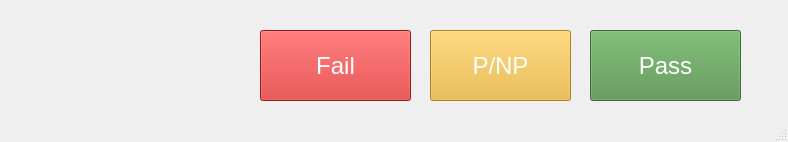
<?xml version="1.0" encoding="UTF-8"?>
<ui version="4.0">
 <class>MainWindow</class>
 <widget class="QMainWindow" name="MainWindow">
  <property name="geometry">
   <rect>
    <x>0</x>
    <y>0</y>
    <width>788</width>
    <height>142</height>
   </rect>
  </property>
  <property name="windowTitle">
   <string>P/NP</string>
  </property>
  <widget class="QWidget" name="centralwidget">
   <widget class="QPushButton" name="failButton">
    <property name="geometry">
     <rect>
      <x>260</x>
      <y>30</y>
      <width>151</width>
      <height>71</height>
     </rect>
    </property>
    <property name="font">
     <font>
      <pointsize>18</pointsize>
     </font>
    </property>
    <property name="cursor">
     <cursorShape>PointingHandCursor</cursorShape>
    </property>
    <property name="autoFillBackground">
     <bool>false</bool>
    </property>
    <property name="styleSheet">
     <string notr="true">* { background-color: rgb(211, 38, 38) }
* { color: rgb(255,255, 255) }
</string>
    </property>
    <property name="text">
     <string>Fail</string>
    </property>
   </widget>
   <widget class="QPushButton" name="passButton">
    <property name="geometry">
     <rect>
      <x>590</x>
      <y>30</y>
      <width>151</width>
      <height>71</height>
     </rect>
    </property>
    <property name="font">
     <font>
      <pointsize>18</pointsize>
     </font>
    </property>
    <property name="cursor">
     <cursorShape>PointingHandCursor</cursorShape>
    </property>
    <property name="styleSheet">
     <string notr="true">* {background-color : rgb(82, 145, 73)}
* {color : rgb(255,255,255)}

</string>
    </property>
    <property name="text">
     <string>Pass</string>
    </property>
   </widget>
   <widget class="QPushButton" name="pnpButton">
    <property name="geometry">
     <rect>
      <x>430</x>
      <y>30</y>
      <width>141</width>
      <height>71</height>
     </rect>
    </property>
    <property name="font">
     <font>
      <pointsize>18</pointsize>
     </font>
    </property>
    <property name="cursor">
     <cursorShape>PointingHandCursor</cursorShape>
    </property>
    <property name="styleSheet">
     <string notr="true">* { background-color: rgb(234, 179, 48) }
* { color: rgb(255,255, 255) }
</string>
    </property>
    <property name="text">
     <string>P/NP</string>
    </property>
   </widget>
   <widget class="QLabel" name="runLabel">
    <property name="geometry">
     <rect>
      <x>40</x>
      <y>40</y>
      <width>151</width>
      <height>61</height>
     </rect>
    </property>
    <property name="text">
     <string/>
    </property>
    <property name="alignment">
     <set>Qt::AlignRight|Qt::AlignTrailing|Qt::AlignVCenter</set>
    </property>
   </widget>
  </widget>
  <widget class="QStatusBar" name="statusbar"/>
 </widget>
 <resources/>
 <connections/>
</ui>
